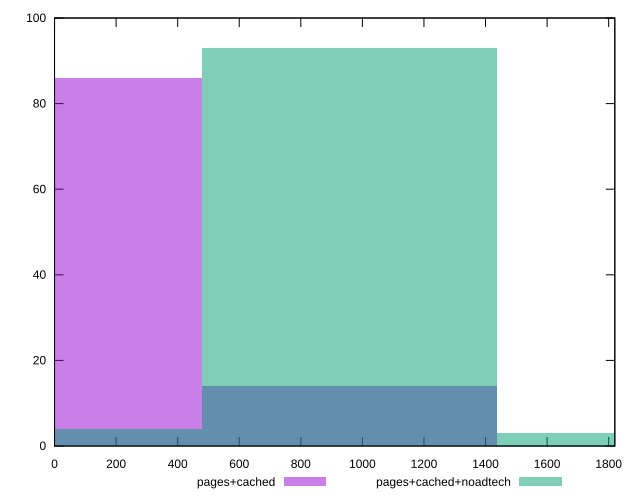

Generate this figure with gnuplot:
reset

$pagesCached <<EOF
958.7355052891753 14
0 86
EOF

$pagesCachedNoadtech <<EOF
1917.4710105783506 3
958.7355052891753 93
0 4
EOF

set key outside below
set boxwidth 958.7355052891753
set xrange [0:1820]
set yrange [0:100]
set trange [0:100]
set style fill transparent solid 0.5 noborder
set terminal svg size 640, 500 enhanced background rgb 'white'
set output "report_00014_2021-02-09T15:56:05.503Z/uses-http2/comparison/histogram/1_vs_2.svg"

plot $pagesCached title "pages+cached" with boxes, \
     $pagesCachedNoadtech title "pages+cached+noadtech" with boxes

reset
